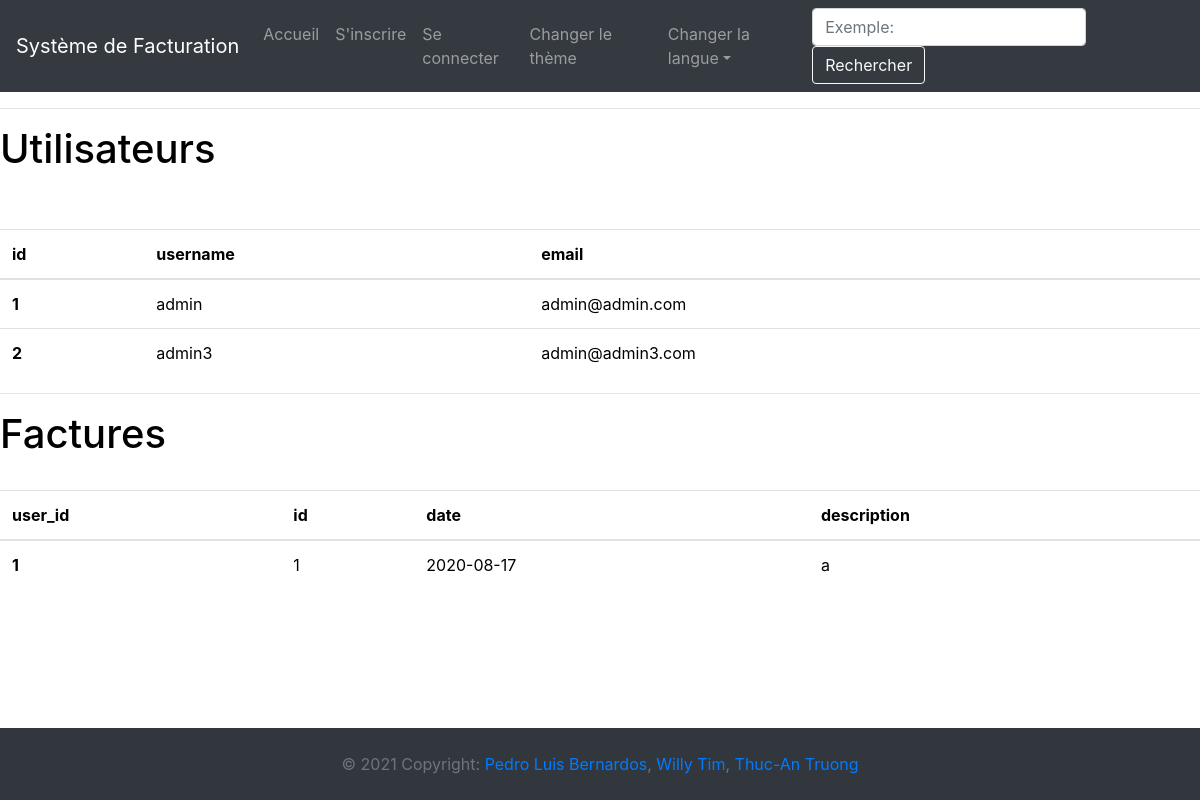
Screenshot of /all with the database file from the repository.
### app/models.py (models this page shows, shortened)
class User(UserMixin, db.Model):
    __tablename__ = "user"
    id = db.Column(db.Integer, primary_key=True)
    username = db.Column(db.String(64), index=True, unique=True)
    email = db.Column(db.String(120), index=True, unique=True)
    password_hash = db.Column(db.String(128))
    about_me = db.Column(db.String(140))
    last_seen = db.Column(db.DateTime, default=datetime.utcnow)
    profil_courrant = db.Column(db.Integer)
    profilEntreprise = db.relationship('CompanyProfil', back_populates="user")
    contact = db.relationship('Contact', back_populates="user")
    compte = db.relationship('Compte', back_populates="user")
    facture = db.relationship('Facture', back_populates="user")

class Facture(db.Model):
    __tablename__ = "facture"
    id = db.Column(db.Integer, primary_key=True)
    paid = db.Column(db.Integer, default=0, nullable=False)
    reference = db.Column(db.String(50), unique=True, nullable=False)
    date = db.Column(db.Date, nullable=False)
    due_date = db.Column(db.Date, nullable=False)
    description = db.Column(db.String(140), nullable=False)
    subtotal = db.Column(db.Float, nullable=True)
    tax = db.Column(db.Float, nullable=True)
    total = db.Column(db.Float, nullable=True)
    contact_id = db.Column(db.Integer, db.ForeignKey('contact.id'))
    user_id = db.Column(db.Integer, db.ForeignKey('user.id'))
    compte_id = db.Column(db.Integer, db.ForeignKey('compte.id'))
    profilEntreprise_id = db.Column(db.Integer, db.ForeignKey('profilEntreprise.id'))
    user = relationship("User", back_populates="facture")
    contact = relationship("Contact", back_populates="facture")
    compte = db.relationship('Compte', back_populates="facture")
    profilEntreprise = relationship("CompanyProfil", back_populates="facture")

### app/routes.py (the view)
@app.route('/all')
def all():
    users = User.query.all()
    factures = Facture.query.all()
    return render_template('all.html', users=users, factures=factures)

### app/__init__.py (called while the page is built)
@app.context_processor
def inject_conf_var():
    return dict(AVAILABLE_LANGUAGES=app.config['LANGUAGES'], CURRENT_LANGUAGE=session.get('language',request.accept_languages.best_match(app.config['LANGUAGES'].keys())))

### app/routes.py (called while the page is built)
@app.before_request
def before_request():
    if current_user.is_authenticated:
        current_user.last_seen = datetime.utcnow()
        db.session.commit()

### app/templates/all.html
{% extends "base.html" %}
{% block app_content %}
  <h1>{{ _('Utilisateurs') }}</h1>
  <table class="table table-hover">
    <thead>
      <tr>
        <th scope="col">id</th>
        <th scope="col">username</th>
        <th scope="col">email</th>
      </tr>
    </thead>
    <tbody>
      {% for u in users %}
        <tr>
          <th scope="row">{{ u.id }}</th>
          <td>{{ u.username }}</td>
          <td>{{ u.email }}</td>
        </tr>
        <br>
      {% endfor %}
    </tbody>
  </table>
  <hr>
  <h1>{{ _('Factures') }}</h1>
  <table class="table table-hover">
    <thead>
      <tr>
        <th scope="col">user_id</th>
        <th scope="col">id</th>
        <th scope="col">date</th>
        <th scope="col">description</th>
      </tr>
    </thead>
    <tbody>
      {% for f in factures %}
        <tr>
          <th scope="row">{{ f.user_id }}</th>
          <td>{{ f.id }}</td>
          <td>{{ f.date }}</td>
          <td>{{ f.description }}</td>
        </tr>
        <br>
      {% endfor %}
    </tbody>
  </table>
{% endblock %}

### app/static/css/style.css (style rules this page uses)
html { color: black; background-color: white; }

### rows the page displays
User: id "1", username "admin", email "admin@admin.com"
User: id "2", username "admin3", email "admin@admin3.com"
Facture: user_id "1", id "1", date "2020-08-17", description "a"
